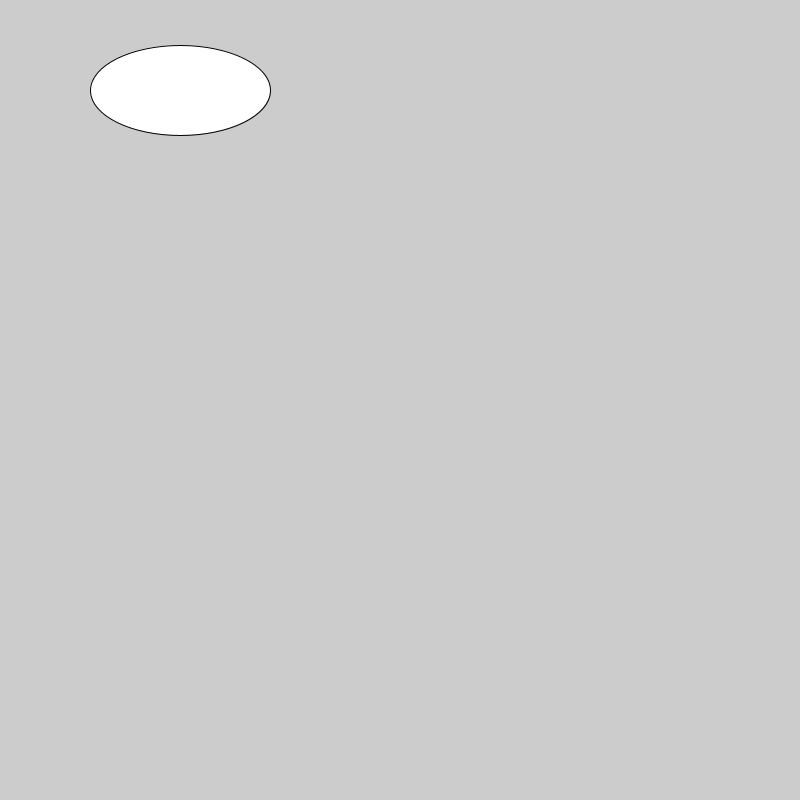
Frame 1 (no input)
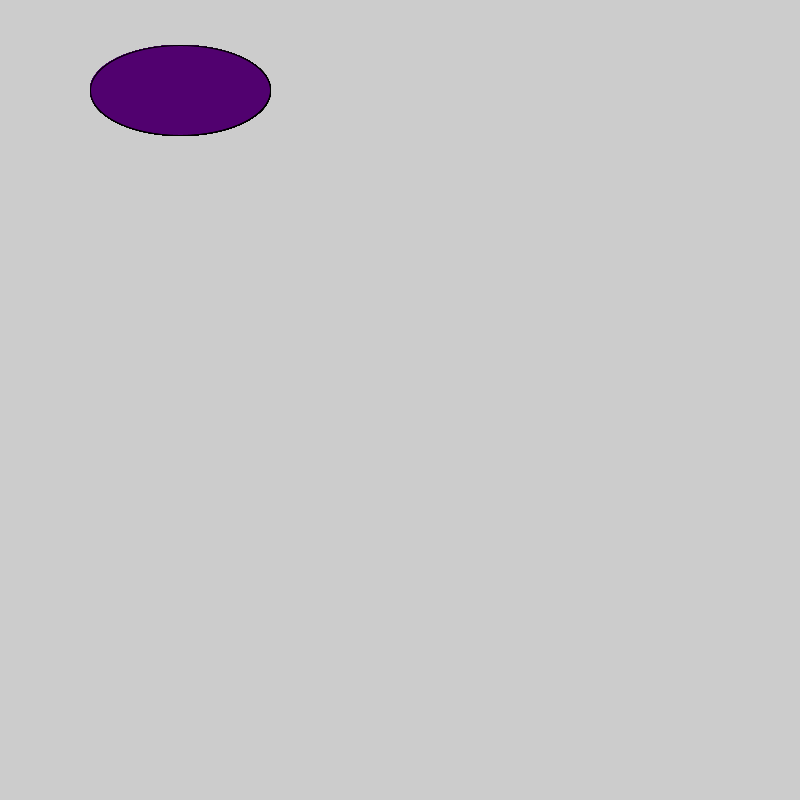
Frame 60 (the mouse pressed at the canvas centre just before this capture)
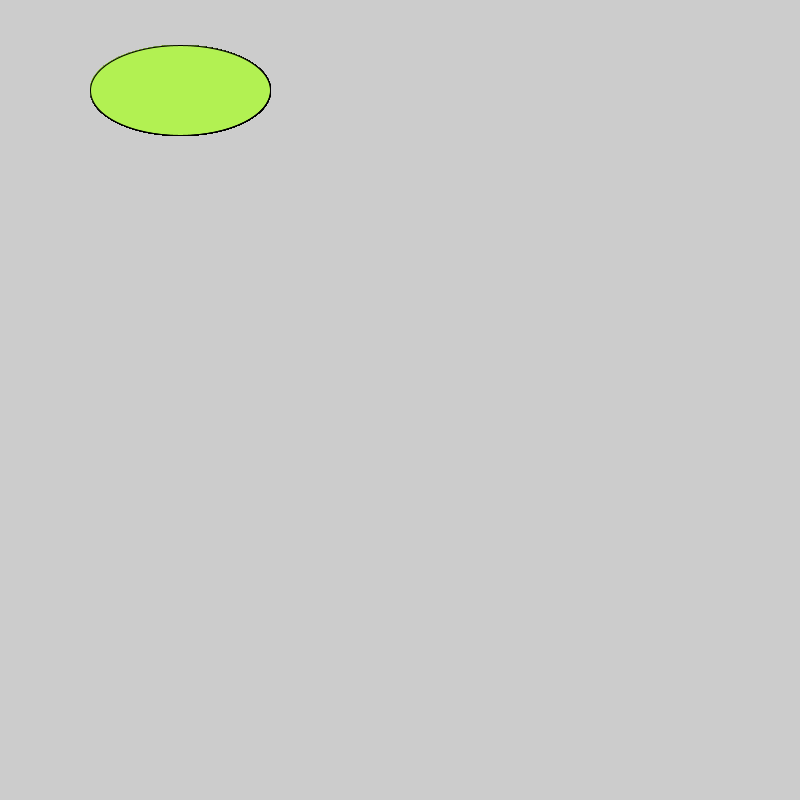
Frame 120 (the mouse held since frame 60 and released just before this capture)

The Processing sketch that drew these frames (run headless with seeded random() and noise(); from frame 60 on, the mouse is pressed at the canvas centre):

// Processing sketch: sketch_160627b
// ── sketch_160627b.pde
void setup() {
  size(800, 800);
}

void draw() {
  ellipse(180,90,180,90);
   fill(81,1,111);

   if(mousePressed){    
   fill(178,241,82);  
   }
   

}
// Copyright Wintriss Technical Schools 2013
